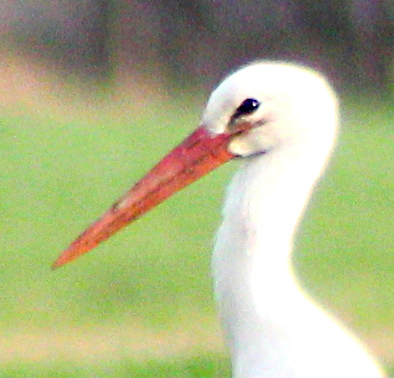
#> input picture introml_ex3/input1.jpg, 394 x 378 px
$ python convo.py
#> lines starting #> are read from the running program, lines starting #| are printed output that depends on the picture
from PIL import Image
import numpy as np


def make_kernel(ksize, sigma):
#> called with ksize = 10, sigma = 5
    kernel = np.zeros((ksize, ksize))
    center = ksize // 2

    for i in range(ksize):
        for j in range(ksize):
            x = i - center
            y = j - center
            kernel[i, j] = (1 / (2 * np.pi * sigma**2)) * np.exp(-(x**2 + y**2) / (2 * sigma**2))
#> further down, im is the input picture: shape (378, 394, 3); mean R, G, B 174.1, 180, 136.5

    kernel /= np.sum(kernel)
    return kernel


def slow_convolve(image, kernel):
    # Image dimensions
    image_height = image.shape[0]
#> image_height = 378
    image_width = image.shape[1]
#> image_width = 394

    # Kernel dimensions
    kernel_height = kernel.shape[0]
    kernel_width = kernel.shape[1]

    # Calculate padding dimensions
    pad_height = kernel_height // 2
    pad_width = kernel_width // 2

    # Prepare an empty array to store the result
    convolved = np.zeros_like(image)

    # Flip the kernel both horizontally and vertically
    kernel = np.flip(kernel)

    # Check if image is grayscale or color
    if len(image.shape) == 2:  # Grayscale
        # Create a padded copy of the image
        padded_image = np.pad(image, ((pad_height, pad_height), (pad_width, pad_width)), mode='constant')

        # Convolution operation
        for i in range(image_height):
            for j in range(image_width):
                # Element-wise multiplication of the kernel and the image pixels
                convolved[i, j] = np.sum(kernel * padded_image[i:i + kernel_height, j:j + kernel_width])
    else:  # Color
        # Create a padded copy of the image
        padded_image = np.pad(image, ((pad_height, pad_height), (pad_width, pad_width), (0, 0)), mode='constant')
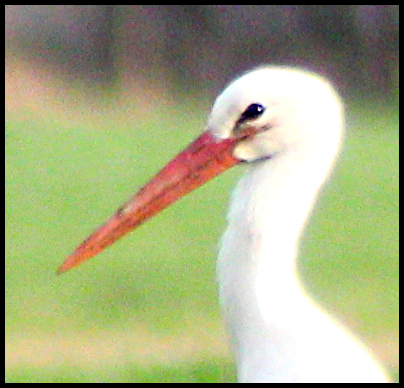
#> padded_image: shape (388, 404, 3); mean R, G, B 165.4, 171, 129.7

        # Convolution operation
        for i in range(image_height):
            for j in range(image_width):
                for k in range(image.shape[2]):  # Iterate over each color channel
                    # Element-wise multiplication of the kernel and the image pixels
                    convolved[i, j, k] = np.sum(kernel * padded_image[i:i + kernel_height, j:j + kernel_width, k])
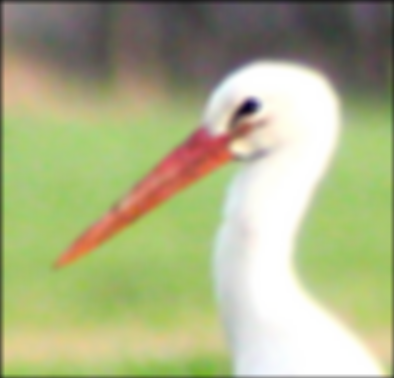
#> convolved: shape (378, 394, 3); mean R, G, B 171.7, 177.4, 134.5

    return convolved


if __name__ == '__main__':
    k = make_kernel(10, 5)

    im = np.array(Image.open('input1.jpg'))
    # im = np.array(Image.open('input2.jpg'))
    # im = np.array(Image.open('input3.jpg'))

    # Blur the image
    blurred = slow_convolve(im, k)

    # Subtract the blurred image from the input image
    subtracted = im - blurred
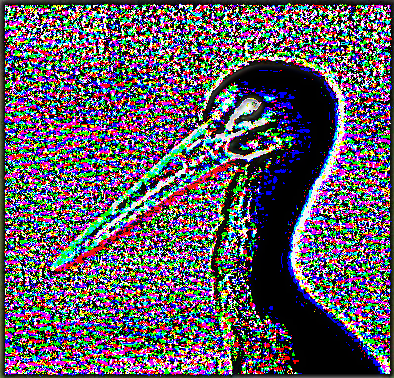
#> subtracted: shape (378, 394, 3); mean R, G, B 93.9, 89.7, 99.2

    # Add the result to the input image
    added = im + subtracted
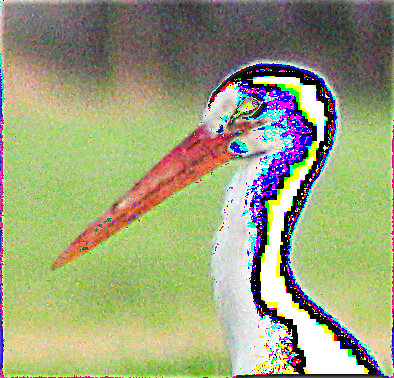
#> added: shape (378, 394, 3); mean R, G, B 156.2, 161.9, 123.4

    # Clip the values to the range [0, 255]
    clipped = np.clip(added, 0, 255)

    # Convert the array to np.uint8
    clipped = clipped.astype(np.uint8)

    # Save the result
    result = Image.fromarray(clipped)
    result.save('output.jpg')

$ run again, with introml_ex3/input2.jpg copied over introml_ex3/input1.jpg
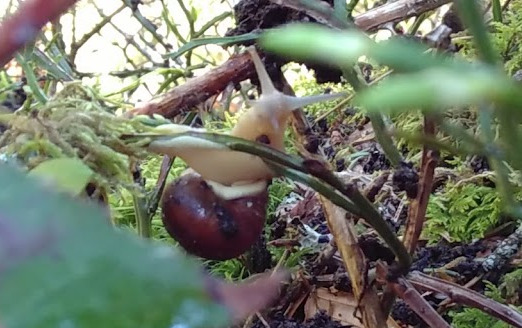
#> input picture introml_ex3/input2.jpg, 522 x 328 px
#> im is the input picture: shape (328, 522, 3); mean R, G, B 114, 120.7, 105.2
#> after the loop in slow_convolve, `for i in range(image_height):`:
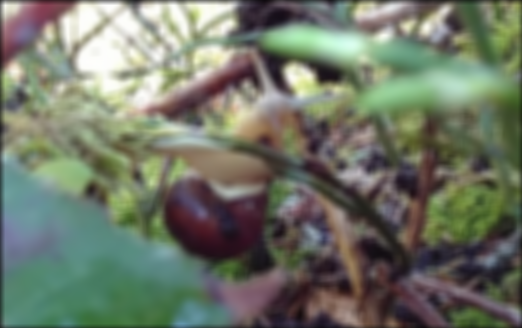
#> convolved: shape (328, 522, 3); mean R, G, B 112.3, 118.9, 103.5
#> `added = im + subtracted`:
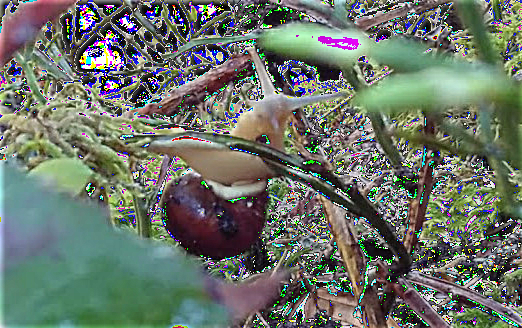
#> added: shape (328, 522, 3); mean R, G, B 107.1, 115.7, 105.2

$ run again, with introml_ex3/input3.jpg copied over introml_ex3/input1.jpg
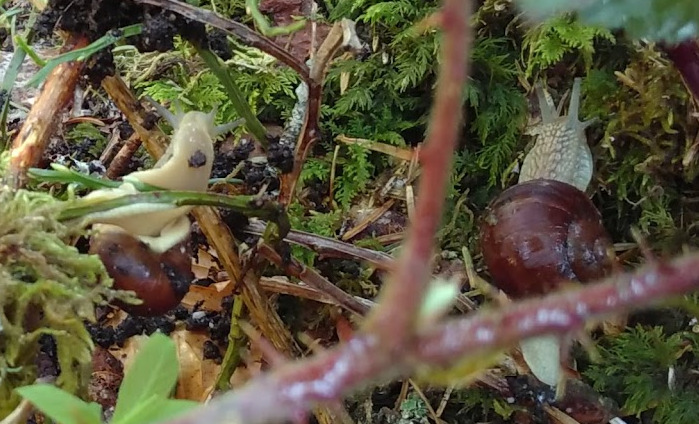
#> input picture introml_ex3/input3.jpg, 699 x 424 px
#> im is the input picture: shape (424, 699, 3); mean R, G, B 92.7, 86.7, 63
#> after the loop in slow_convolve, `for i in range(image_height):`:
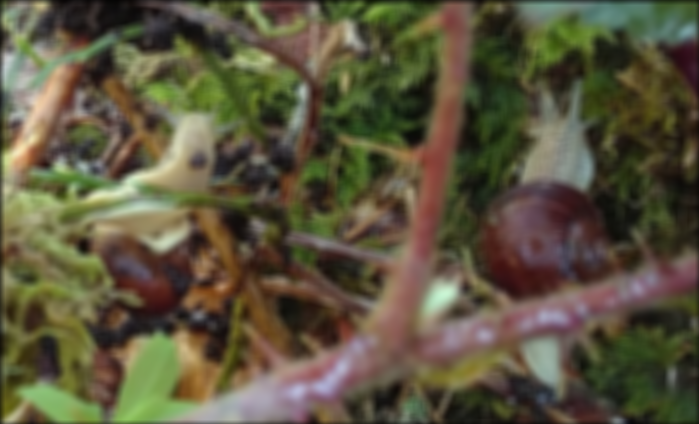
#> convolved: shape (424, 699, 3); mean R, G, B 91.5, 85.4, 61.9
#> `added = im + subtracted`:
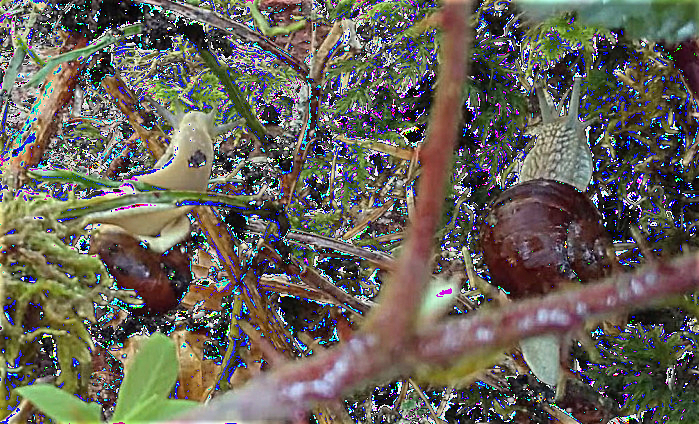
#> added: shape (424, 699, 3); mean R, G, B 102.9, 98.7, 89.4
